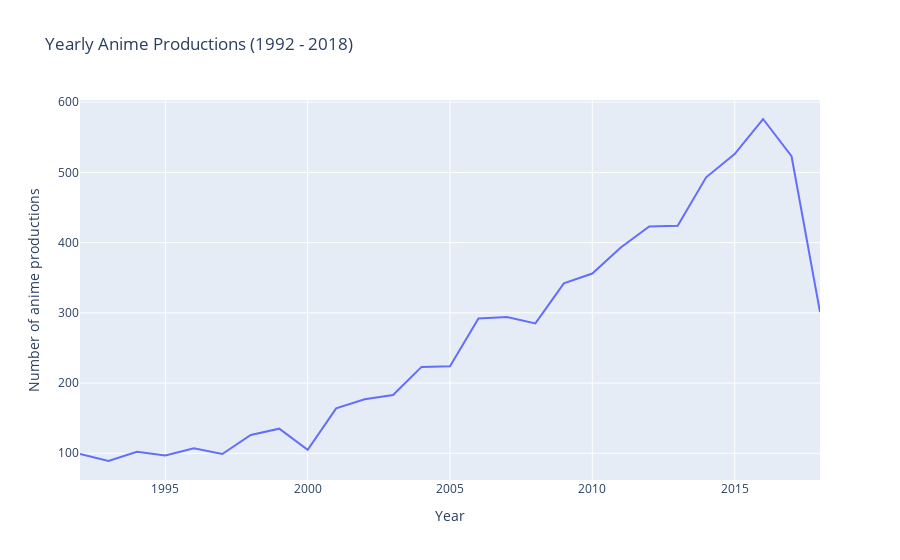

Here is the notebook cell this chart was saved with:
### Code cell
fig = px.line(df_animes.groupby(['year_released'])['title'].count().reset_index(),
        x='year_released', y='title',
        title='Yearly Anime Productions (1992 - 2018)',
        labels={'title':'Number of anime productions', 'year_released':'Year'}, orientation='v')
fig.update_layout(barmode='group', yaxis={'categoryorder':'total descending'})
fig.show()

### Figure 1 — Plotly figure (JSON) as saved in the notebook; plotly's stock layout.template omitted (floating-point values rounded to 4 significant figures)
{"data": [{"hovertemplate": "Year=%{x}<br>Number of anime productions=%{y}<extra></extra>", "legendgroup": "", "line": {"color": "#636efa", "dash": "solid"}, "marker": {"symbol": "circle"}, "mode": "lines", "name": "", "orientation": "v", "showlegend": false, "type": "scatter", "x": [1992, 1993, 1994, 1995, 1996, 1997, 1998, 1999, 2000, 2001, 2002, 2003, 2004, 2005, 2006, 2007, 2008, 2009, 2010, 2011, 2012, 2013, 2014, 2015, 2016, 2017, 2018], "xaxis": "x", "y": [99, 89, 102, 97, 107, 99, 126, 135, 105, 164, 177, 183, 223, 224, 292, 294, 285, 342, 356, 393, 423, 424, 493, 526, 576, 523, 301], "yaxis": "y"}], "layout": {"barmode": "group", "legend": {"tracegroupgap": 0}, "title": {"text": "Yearly Anime Productions (1992 - 2018)"}, "xaxis": {"anchor": "y", "domain": [0, 1], "title": {"text": "Year"}}, "yaxis": {"anchor": "x", "categoryorder": "total descending", "domain": [0, 1], "title": {"text": "Number of anime productions"}}}}
